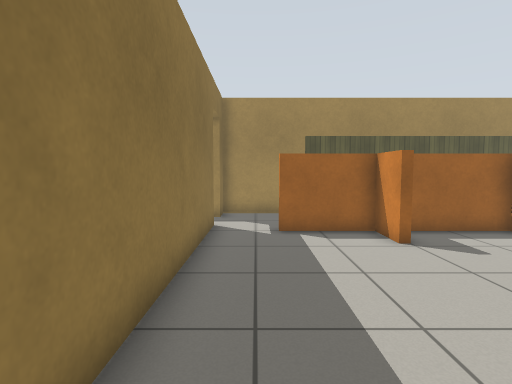
View 1 (above)

18 first-person views from a walk through a robot-simulator world made for Gazebo. The camera is 0.94 m above the floor, tilts 4° down and sees 80° across. The floor is counted in squares, 0.5 m on a side. Each view is taken from the middle of a square. On the plan, view 1 faces up. The plan holds only what a view shows up to about 16 squares ahead; the rest is blank. Simple patterns stand in for the simulator's built-in surfaces.

View 2
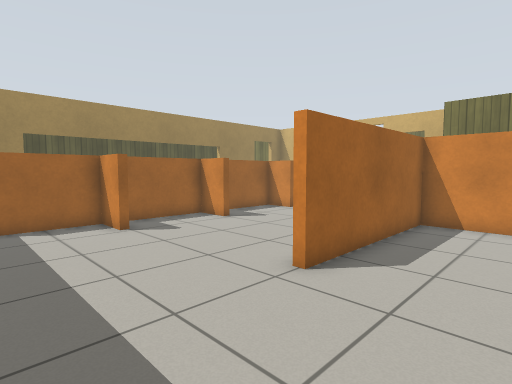

View 3
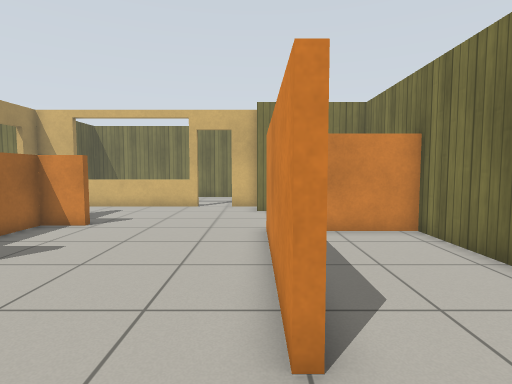

View 4
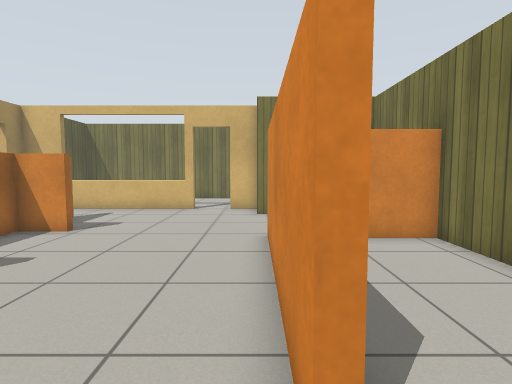

View 5
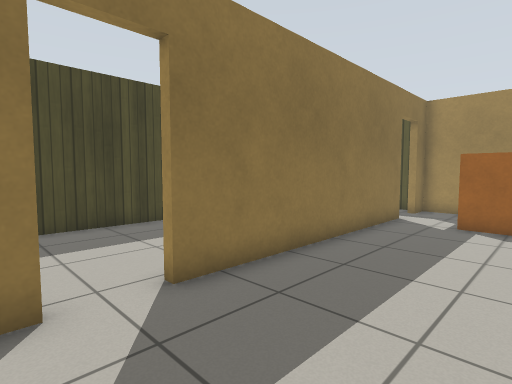

View 6
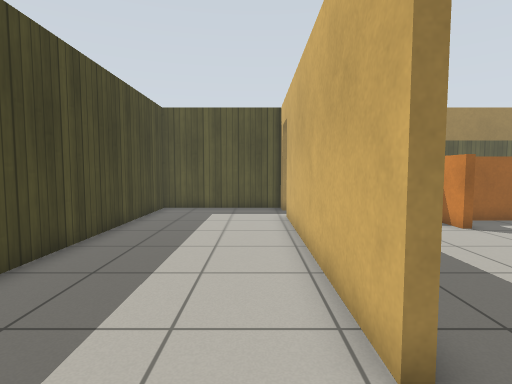

View 7
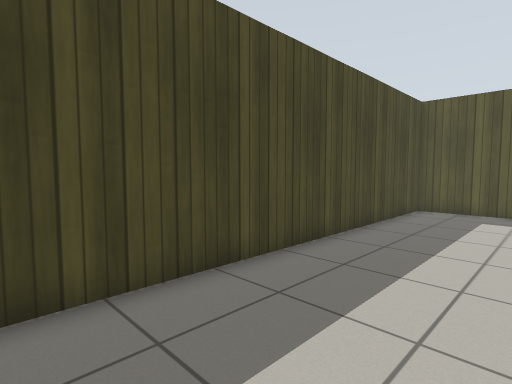

View 8
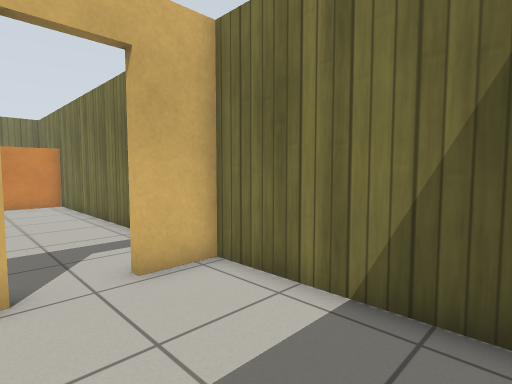

View 9
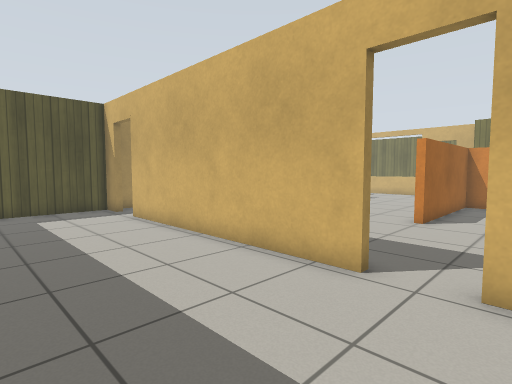

View 10
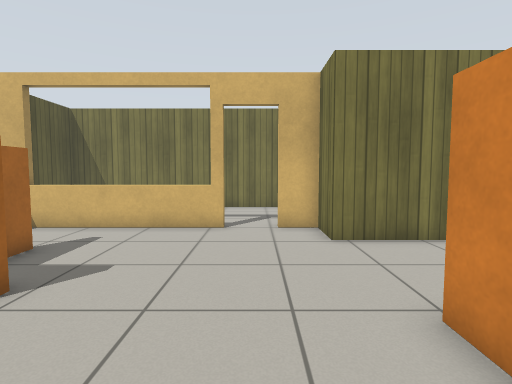

View 11
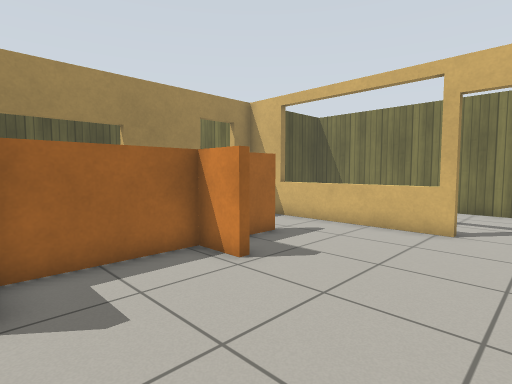

View 12
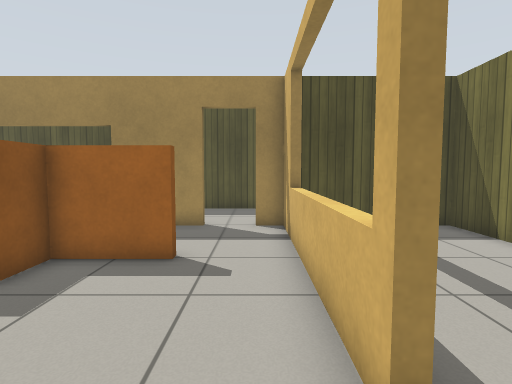

View 13
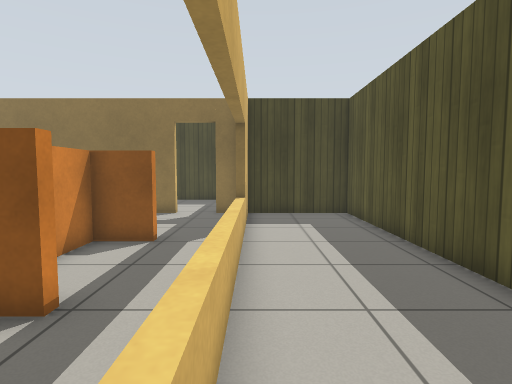

View 14
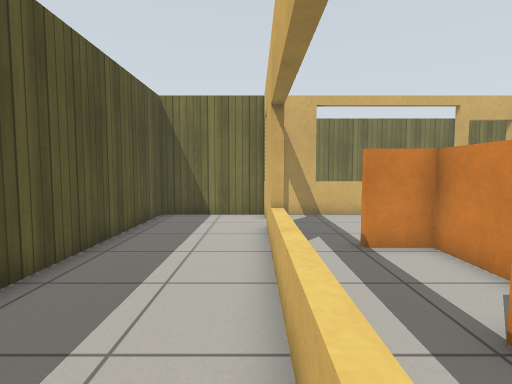

View 15
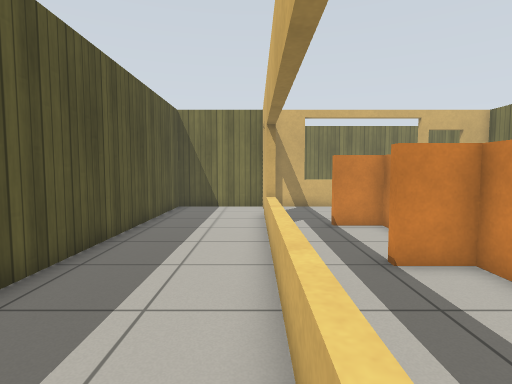

View 16
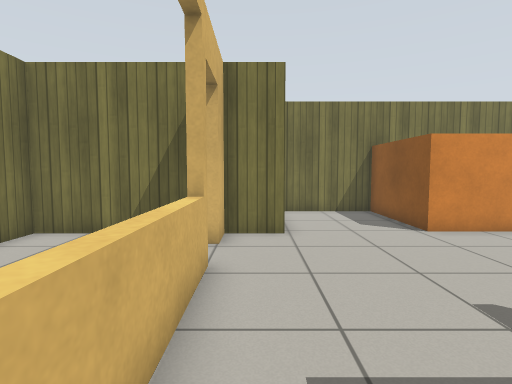

View 17
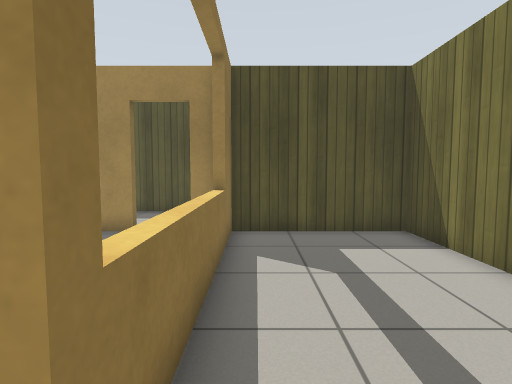

View 18
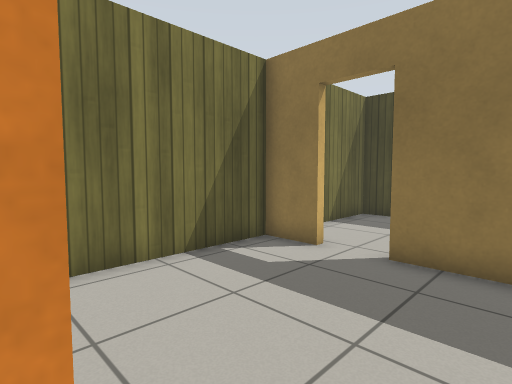

### Floor plan
Points are (right, up) in squares from view 1. A wall is a line through its corners. A room is listed if a view was taken in it or the views show most of it. See-through windows are left out.
Room 1 (views 1, 2, 5)
walls: (-1.4, -1.3) (-1.4, -3.1) (12.1, -3.1); (11.4, -3.1) (11.4, 1.4) (4.7, 1.4); (-1.4, 1.5) (-1.4, 0.5)
ways out: opening at (2, 1) to room 2; open door at (-1.5, -0.5) to room 3
Room 2 (views 3, 4, 10, 11, 12, 18)
walls: (7.9, 7.7) (7.9, 9.4) (4.6, 9.4); (4.7, 1.4) (4.7, 1.7) (11.7, 1.7) (11.7, -3.1); (4.1, 7.8) (3.7, 7.8) (3.7, 9.4) (0.6, 9.4); (15.2, 9.4) (12.6, 9.4) (12.6, 7.8) (12.3, 7.8) (12.3, 9.4) (8.5, 9.4); (12.1, -3.1) (16.1, -3.1) (16.1, 2) (18, 2) (18, 3.4); (18, 5.1) (18, 9.5); (-1.4, 9.5) (-1.4, 1.5)
ways out: opening at (2, 1) to room 1; opening at (16.5, 9) to room 5; open door at (18, 4.5) to room 6; opening at (0, 9) to room 8
Room 3 (views 6, 7, 8, 9)
walls: (-1.7, 0.5) (-1.7, 10.5); (-1.7, 12.1) (-1.7, 13.4) (-7.6, 13.4) (-7.6, -3.1) (-1.7, -3.1) (-1.7, -1.3)
ways out: open door at (-1.5, -0.5) to room 1; open door at (-2, 11.5) to room 8
Room 4 (views 13, 14, 15)
walls: (12.1, 13.2) (12.1, 13.8); (2.1, 13.8) (2.1, 13.2); (-0.2, 13.6) (15.2, 13.6); (18, 13.6) (18, 18) (-1.4, 18) (-1.4, 13.6)
ways out: open door at (16.5, 13.5) to room 5
Room 5 (view 16)
walls: (15.2, 9.8) (15.2, 9.4); (15.2, 13.4) (12.5, 13.4); (12.3, 11.3) (12.7, 11.3); (18, 9.5) (18, 13.4) (17, 13.4)
ways out: opening at (16.5, 9) to room 2; open door at (16.5, 13.5) to room 4; opening at (13, 12) to room 7
Room 6 (view 17)
walls: (19, 2) (23.7, 2) (23.7, 13.4) (18.3, 13.4) (18.3, 5.1)
ways out: open door at (18, 4.5) to room 2
Room 7 (no view inside)
walls: (10, 9.7) (12.3, 9.7) (12.3, 11.3); (8.2, 11.4) (8.2, 10.6); (12.5, 13.4) (7.5, 13.4)
ways out: opening at (13, 12) to room 5; opening at (8, 12) to room 9
Room 8 (no view inside)
walls: (-1.4, 10.5) (-1.4, 9.5); (3.6, 13.4) (-1.4, 13.4) (-1.4, 12.1)
ways out: opening at (0, 9) to room 2; open door at (-2, 11.5) to room 3; opening at (4, 12) to room 9
Room 9 (no view inside)
walls: (7, 9.7) (7.9, 9.7) (7.9, 11.4); (4, 11.4) (4, 9.7) (5.5, 9.7); (7.5, 13.4) (3.6, 13.4)
ways out: opening at (8, 12) to room 7; opening at (4, 12) to room 8

Positions as (right, up) in squares from view 1, and headings:
1: (0, 0), facing up
2: (0, -2), facing up-right
3: (2, 2), facing right
4: (3, 2), facing right
5: (3, -2), facing up-left
6: (-3, -2), facing up
7: (-3, -2), facing up-left
8: (-7, 1), facing down-right
9: (-7, -2), facing up-right
10: (8, 4), facing right
11: (8, 3), facing up-right
12: (17, 3), facing up
13: (12, 14), facing left
14: (5, 14), facing right
15: (2, 14), facing right
16: (17, 11), facing down
17: (19, 4), facing up
18: (5, 3), facing down-left
